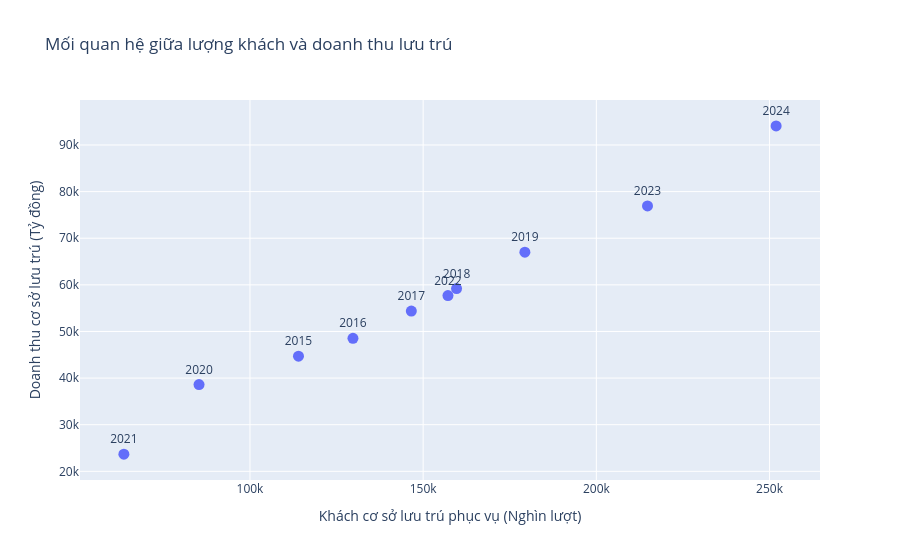

Source (notebook cell):
### Markdown cell above
## 3.7. Mối quan hệ giữa lượng khách và doanh thu

### Biểu đồ 7 – Scatter Plot: Lượng khách và doanh thu cơ sở lưu trú

**Câu hỏi phân tích:**  
Trong giai đoạn 2015–2024, lượng khách cơ sở lưu trú phục vụ và doanh thu cơ sở lưu trú có xu hướng biến động cùng chiều hay không?

**Biến sử dụng:**

- Trục X: Khách cơ sở lưu trú phục vụ (Nghìn lượt).
- Trục Y: Doanh thu cơ sở lưu trú (Tỷ đồng).
- Thông tin tương tác: Năm.

**Mục đích:**  
Scatter Plot được sử dụng để quan sát mối quan hệ giữa hai biến định lượng. Hệ số tương quan Pearson được tính thêm nhằm hỗ trợ đánh giá mức độ liên hệ tuyến tính giữa lượng khách và doanh thu.

> Mối tương quan giữa hai biến không đồng nghĩa với quan hệ nhân quả.

### Code cell
# Chọn hai chỉ tiêu phân tích
col_khach = "Khách cơ sở lưu trú phục vụ (Nghìn lượt)"
col_doanh_thu = "Doanh thu cơ sở lưu trú (Tỷ đồng)"

scatter_data = df_nam[
    ["Năm", col_khach, col_doanh_thu]
].dropna()

# Hệ số tương quan Pearson
pearson_r = scatter_data[col_khach].corr(
    scatter_data[col_doanh_thu]
)

print(f"Hệ số tương quan Pearson: r = {pearson_r:.3f}")

# Vẽ Scatter Plot
fig7 = px.scatter(
    scatter_data,
    x=col_khach,
    y=col_doanh_thu,
    text="Năm",
    title="Mối quan hệ giữa lượng khách và doanh thu lưu trú"
)

fig7.update_traces(
    marker=dict(size=11),
    textposition="top center",
    hovertemplate=(
        "Năm: %{text}<br>"
        "Khách: %{x:,.0f} nghìn lượt<br>"
        "Doanh thu: %{y:,.2f} tỷ đồng"
        "<extra></extra>"
    )
)

fig7.update_layout(
    xaxis_title="Khách cơ sở lưu trú phục vụ (Nghìn lượt)",
    yaxis_title="Doanh thu cơ sở lưu trú (Tỷ đồng)"
)

fig7.show()

### Figure 1 — Plotly figure (JSON) as saved in the notebook; plotly's stock layout.template omitted (floating-point values rounded to 4 significant figures)
{"data": [{"hovertemplate": "Năm: %{text}<br>Khách: %{x:,.0f} nghìn lượt<br>Doanh thu: %{y:,.2f} tỷ đồng<extra></extra>", "legendgroup": "", "marker": {"color": "#636efa", "size": 11, "symbol": "circle"}, "mode": "markers+text", "name": "", "orientation": "v", "showlegend": false, "text": [2015.0, 2016.0, 2017.0, 2018.0, 2019.0, 2020.0, 2021.0, 2022.0, 2023.0, 2024.0], "textposition": "top center", "type": "scatter", "x": [114000.0, 129700.0, 146600.0, 159600.0, 179400.0, 85300.0, 63600.0, 157200.0, 214800.0, 251900.0], "xaxis": "x", "y": [44710.0, 48520.0, 54380.0, 59200.0, 67020.0, 38600.0, 23690.0, 57700.0, 76920.0, 94100.0], "yaxis": "y"}], "layout": {"legend": {"tracegroupgap": 0}, "title": {"text": "Mối quan hệ giữa lượng khách và doanh thu lưu trú"}, "xaxis": {"anchor": "y", "domain": [0, 1], "title": {"text": "Khách cơ sở lưu trú phục vụ (Nghìn lượt)"}}, "yaxis": {"anchor": "x", "domain": [0, 1], "title": {"text": "Doanh thu cơ sở lưu trú (Tỷ đồng)"}}}}
